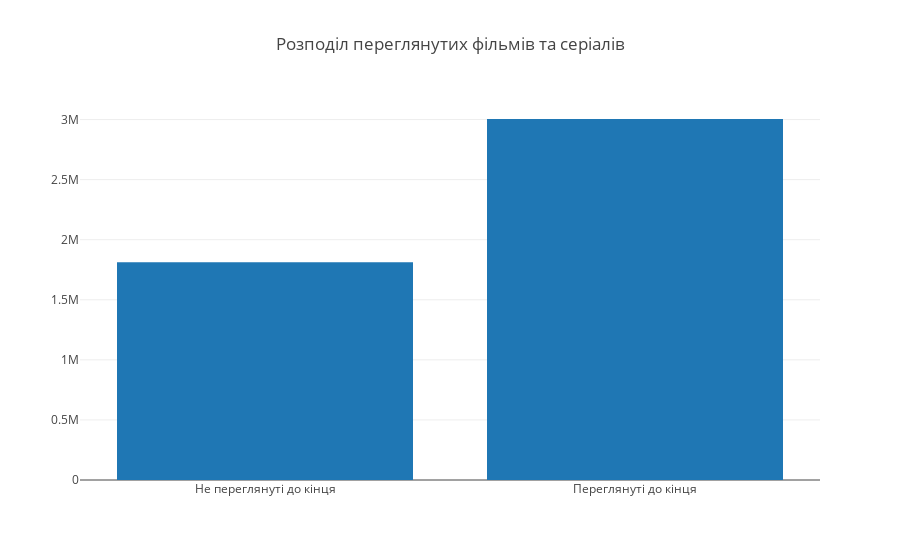

The code cell stored with this chart in its notebook:
### Code cell
trace1 = go.Bar(
    x=['Не переглянуті до кінця', 'Переглянуті до кінця'],
    y=[1811982, 3004447],
    name='Distribution',
#     marker=dict(
#         color='black'
#     )
)


data = [trace1]
layout = go.Layout(
    title='Розподіл переглянутих фільмів та серіалів')


config={'showLink': False, 'displayModeBar': False}

fig = go.Figure(data=data, layout=layout)

iplot(fig, filename='plots/distrib.html', config=config)

### Figure 1 — Plotly figure (JSON) as saved in the notebook; plotly's stock layout.template omitted (floating-point values rounded to 4 significant figures)
{"data": [{"name": "Distribution", "type": "bar", "uid": "14385edf-bb23-44dd-ba11-08c279415615", "x": ["Не переглянуті до кінця", "Переглянуті до кінця"], "y": [1811982, 3004447]}], "layout": {"title": {"text": "Розподіл переглянутих фільмів та серіалів"}}}
